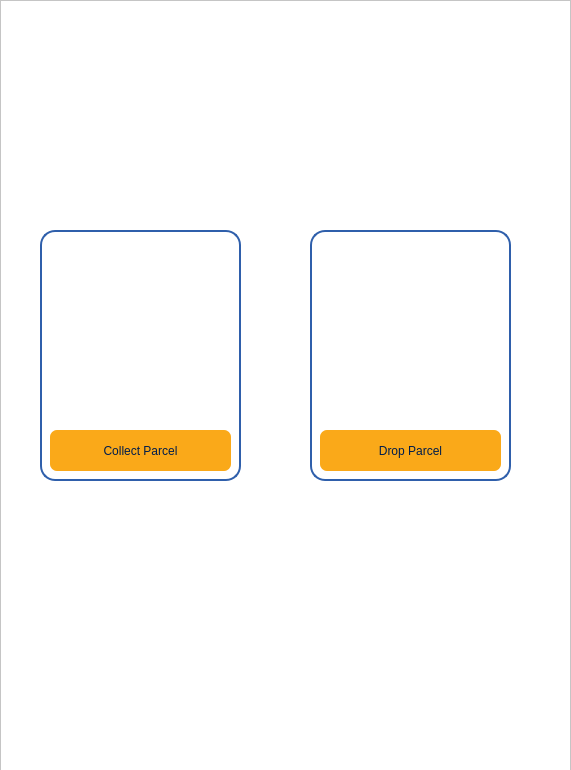
<?xml version="1.0" encoding="UTF-8"?>
<ui version="4.0">
 <class>MainWindow</class>
 <widget class="QMainWindow" name="MainWindow">
  <property name="geometry">
   <rect>
    <x>0</x>
    <y>0</y>
    <width>571</width>
    <height>770</height>
   </rect>
  </property>
  <property name="windowTitle">
   <string>MainWindow</string>
  </property>
  <property name="styleSheet">
   <string notr="true">background-color: #fff;</string>
  </property>
  <widget class="QWidget" name="centralwidget">
   <property name="styleSheet">
    <string notr="true">background-color:#fff</string>
   </property>
   <widget class="QFrame" name="Home">
    <property name="geometry">
     <rect>
      <x>0</x>
      <y>0</y>
      <width>571</width>
      <height>771</height>
     </rect>
    </property>
    <property name="styleSheet">
     <string notr="true">#Home{
background-color:#fff
}</string>
    </property>
    <property name="frameShape">
     <enum>QFrame::StyledPanel</enum>
    </property>
    <property name="frameShadow">
     <enum>QFrame::Raised</enum>
    </property>
    <widget class="QFrame" name="DropParcelBtn">
     <property name="geometry">
      <rect>
       <x>310</x>
       <y>230</y>
       <width>201</width>
       <height>251</height>
      </rect>
     </property>
     <property name="autoFillBackground">
      <bool>false</bool>
     </property>
     <property name="styleSheet">
      <string notr="true">#DropParcelBtn{
border:2px solid;
border-color: rgb(47, 95, 171);
border-radius:15px;
background-color:none;
}</string>
     </property>
     <property name="frameShape">
      <enum>QFrame::StyledPanel</enum>
     </property>
     <property name="frameShadow">
      <enum>QFrame::Raised</enum>
     </property>
     <widget class="QPushButton" name="pushButton">
      <property name="geometry">
       <rect>
        <x>10</x>
        <y>200</y>
        <width>181</width>
        <height>41</height>
       </rect>
      </property>
      <property name="cursor">
       <cursorShape>PointingHandCursor</cursorShape>
      </property>
      <property name="styleSheet">
       <string notr="true">background-color: rgb(250, 169, 25);
color: rgb(0, 29, 75);
font: 87 8pt &quot;Cairo Black&quot;;
border-radius:7px;
cursor:pointer</string>
      </property>
      <property name="text">
       <string>Drop Parcel</string>
      </property>
     </widget>
     <widget class="QLabel" name="label">
      <property name="geometry">
       <rect>
        <x>50</x>
        <y>40</y>
        <width>101</width>
        <height>111</height>
       </rect>
      </property>
      <property name="styleSheet">
       <string notr="true">background-color:none</string>
      </property>
      <property name="text">
       <string/>
      </property>
      <property name="pixmap">
       <pixmap>Drop-parcel.png</pixmap>
      </property>
      <property name="scaledContents">
       <bool>true</bool>
      </property>
     </widget>
    </widget>
    <widget class="QFrame" name="CollectParcelBtn">
     <property name="geometry">
      <rect>
       <x>40</x>
       <y>230</y>
       <width>201</width>
       <height>251</height>
      </rect>
     </property>
     <property name="autoFillBackground">
      <bool>false</bool>
     </property>
     <property name="styleSheet">
      <string notr="true">#CollectParcelBtn{
border:2px solid;
border-color: rgb(47, 95, 171);
border-radius:15px;
background-color:none;
}

</string>
     </property>
     <property name="frameShape">
      <enum>QFrame::StyledPanel</enum>
     </property>
     <property name="frameShadow">
      <enum>QFrame::Raised</enum>
     </property>
     <widget class="QPushButton" name="pushButton_2">
      <property name="geometry">
       <rect>
        <x>10</x>
        <y>200</y>
        <width>181</width>
        <height>41</height>
       </rect>
      </property>
      <property name="cursor">
       <cursorShape>PointingHandCursor</cursorShape>
      </property>
      <property name="styleSheet">
       <string notr="true">background-color: rgb(250, 169, 25);
color: rgb(0, 29, 75);
font: 87 8pt &quot;Cairo Black&quot;;
border-radius:7px</string>
      </property>
      <property name="text">
       <string>Collect Parcel</string>
      </property>
     </widget>
     <widget class="QLabel" name="label_2">
      <property name="geometry">
       <rect>
        <x>50</x>
        <y>40</y>
        <width>101</width>
        <height>111</height>
       </rect>
      </property>
      <property name="styleSheet">
       <string notr="true">background-color:none</string>
      </property>
      <property name="text">
       <string/>
      </property>
      <property name="pixmap">
       <pixmap>assets/collect-parcel.png</pixmap>
      </property>
      <property name="scaledContents">
       <bool>true</bool>
      </property>
     </widget>
    </widget>
    <widget class="QLabel" name="label_3">
     <property name="geometry">
      <rect>
       <x>0</x>
       <y>0</y>
       <width>91</width>
       <height>91</height>
      </rect>
     </property>
     <property name="styleSheet">
      <string notr="true">background-color:none</string>
     </property>
     <property name="text">
      <string/>
     </property>
     <property name="pixmap">
      <pixmap resource="../../test.qrc">:/newPrefix/Logo-icon-outline-mix.png</pixmap>
     </property>
     <property name="scaledContents">
      <bool>true</bool>
     </property>
    </widget>
    <zorder>label_3</zorder>
    <zorder>DropParcelBtn</zorder>
    <zorder>CollectParcelBtn</zorder>
   </widget>
  </widget>
 </widget>
 <resources>
  <include location="../../test.qrc"/>
 </resources>
 <connections/>
</ui>
